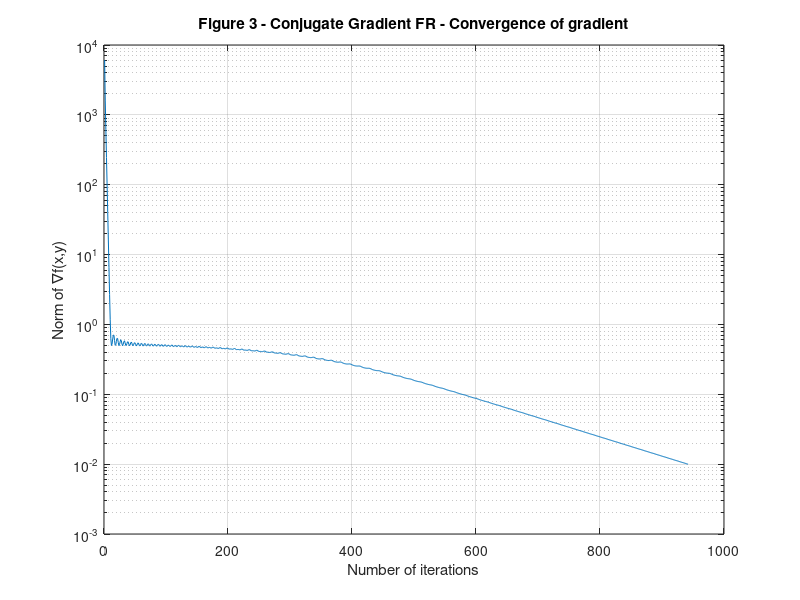
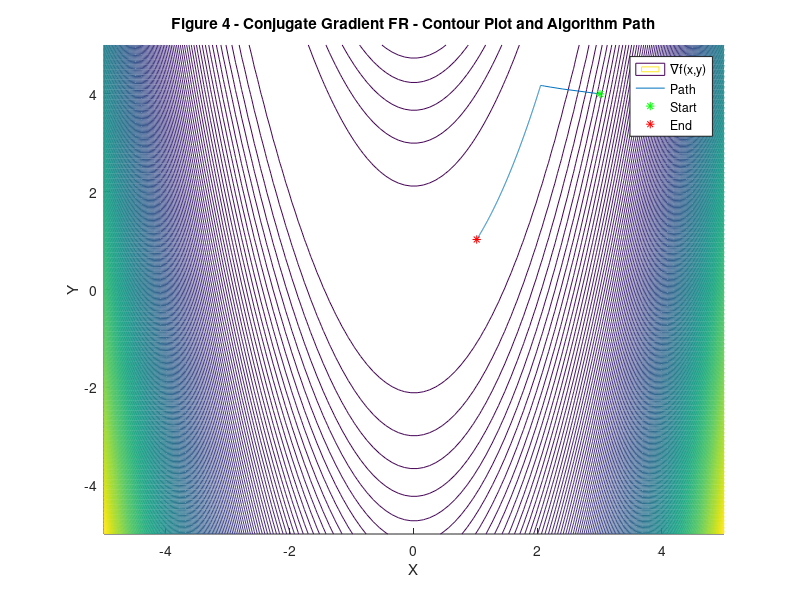

Here is the MATLAB script that generated these plots, in order:
THEX = 0;
THEY = 0;
CONV = 0;
x = 1;
y = 1;
% These are simply here for quick reference
f = (x - 1)^2 + 100*(- x^2 + y)^2;
grad = [2*x - 400*x*(- x^2 + y) - 2 ; - 200*x^2 + 200*y];
p_k_formula =  [400*x*(- x^2 + y) - 2*x + 2;  200*x^2 - 200*y];
hess = [ 1200*x^2 - 400*y + 2, -400*x; -400*x, 200];

k=0;
limit = 100000;
tol = 0.01;
alpha = 0.0001;
theC = 10^(-4);
rho = 0.5;
x_old = 0;
y_old = 0;

x = 3;
y = 4;
p_k  = [400*x*(- x^2 + y) - 2*x + 2;  200*x^2 - 200*y];

while(1)
    epsilon = norm([2*x - 400*x*(- x^2 + y) - 2 ; - 200*x^2 + 200*y]);
    
    k=k+1;

    CONV(k) = epsilon;
    THEX(k) = x;
    THEY(k) = y;
    
    if (epsilon < tol)
        break;
    end  
    
    if (k==limit)
        break;
    end 

    x_old = x;
    y_old = y;

    x = x_old + alpha * p_k(1);
    y = y_old + alpha * p_k(2);
    r_k = [2*x_old - 400*x_old*(- x_old^2 + y_old) - 2 ; - 200*x_old^2 + 200*y_old];
    r_k1 = [2*x - 400*x*(- x^2 + y) - 2 ; - 200*x^2 + 200*y];
    
    % Fletcher-Reeves definition
    sigma = (r_k1'*r_k1)/(r_k'*r_k);
    
    p_k_old = p_k;
    p_k = -r_k1 + sigma*p_k_old;

end

x
y
k
epsilon
semilogy(CONV)
xlabel('Number of iterations')
ylabel('Norm of \nablaf(x,y)')
title('Figure 3 - Conjugate Gradient FR - Convergence of gradient')
grid on
size = 5;
a = linspace(-size,size);
b = linspace(-size,size);
[A,B] = meshgrid(a,b);
C = (1-A).^2+100*((B-(A.^2)).^2);
levels = 100:100:100;
figure
hold on
contour(A,B,C,200)
plot(THEX,THEY)
plot(3,4,'g*')
plot(x,y,'r*')
legend('\nablaf(x,y)','Path','Start','End')
xlabel('X')
ylabel('Y')
title('Figure 4 - Conjugate Gradient FR - Contour Plot and Algorithm Path')

dlmwrite('cg_CONV.txt',CONV);